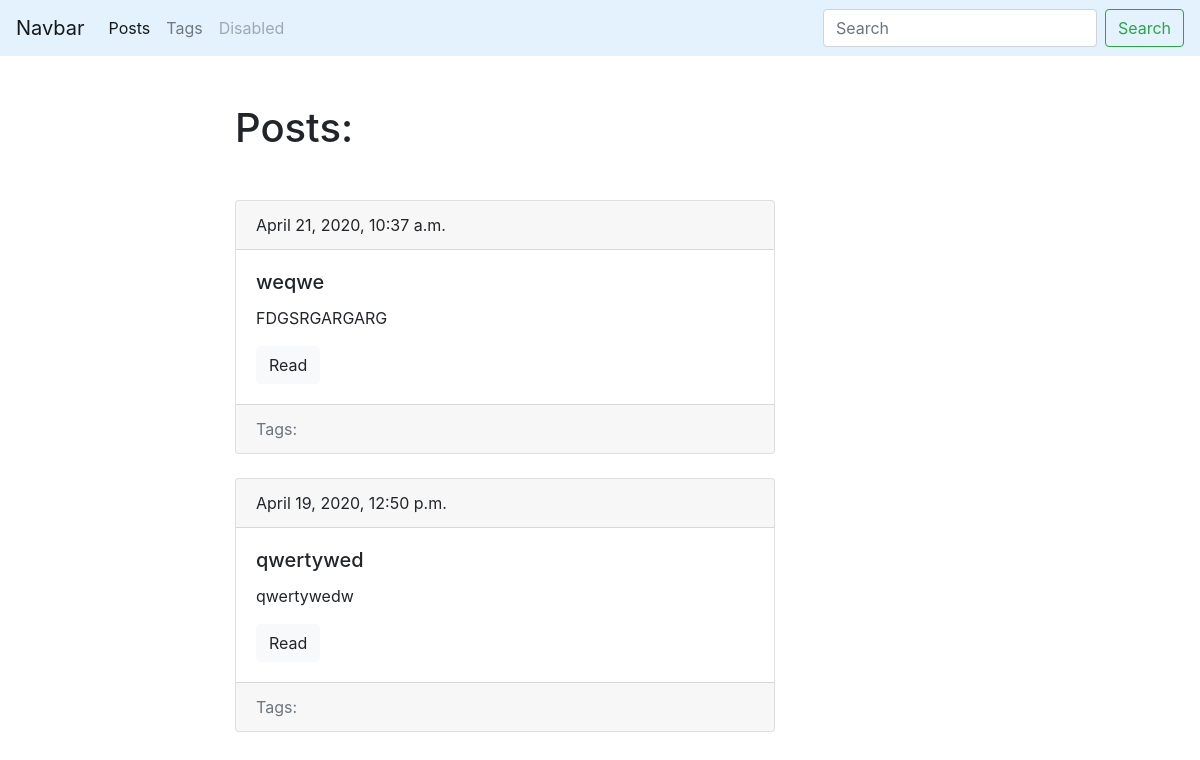
The app's page /Arizona/, older data.
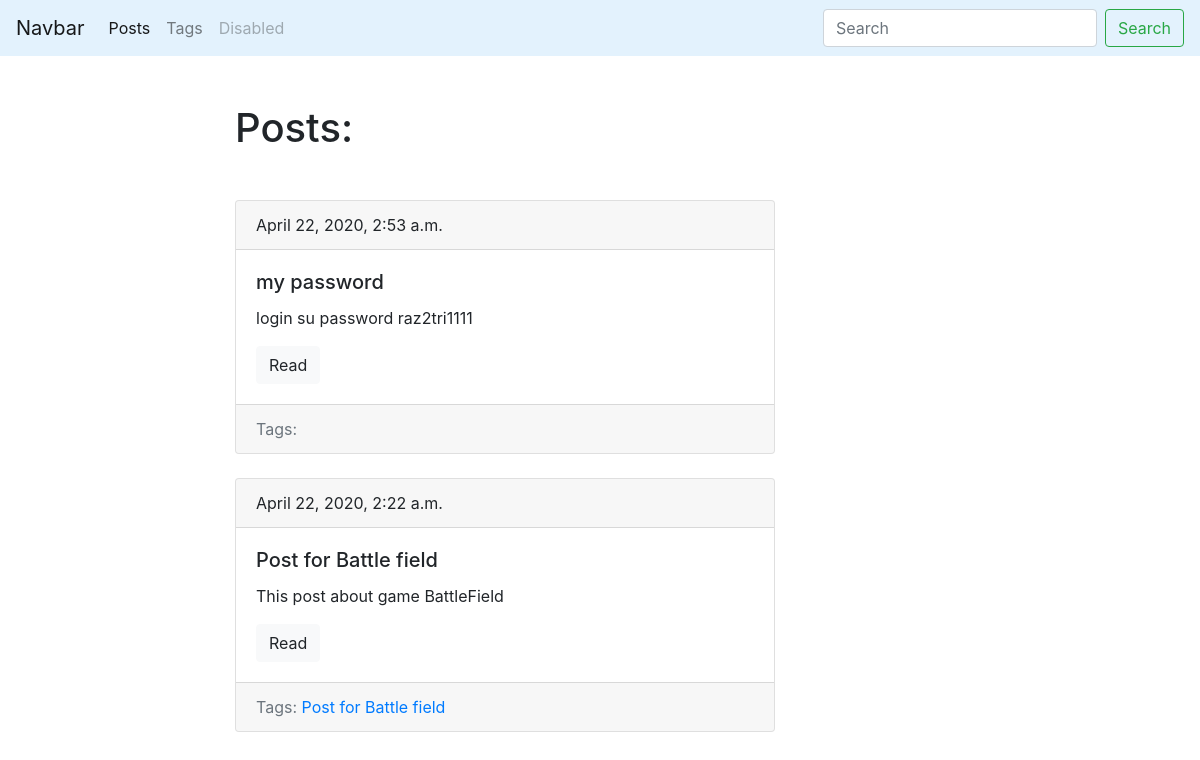
The same page, newer data.
### Arizona/models.py (models this page shows, shortened)
class Post(models.Model):
	title = models.CharField(max_length=150, db_index=True)
	slug = models.SlugField(max_length=150,blank=True, unique=True)
	body = models.TextField(blank=True, db_index=True)
	tags = models.ManyToManyField('Tag', blank=True, related_name='posts')####This
	date_pub = models.DateTimeField(auto_now_add=True)
	def get_absolute_url(self):
		return reverse('post_detail_url', kwargs={'slug':self.slug})
	class Meta:
		ordering = ['-date_pub']

class Tag(models.Model):
	title = models.CharField(max_length=50)
	slug = models.SlugField(max_length=50, unique=True)
	def get_absolute_url(self):
		return reverse('tag_detail_url', kwargs={'slug':self.slug})
	class Meta:
		ordering = ['title']

### Arizona/views.py (the view)
# urls.py: path('' ,posts_list, name='posts_list_url'),
def posts_list(request):
	search_query = request.GET.get('search','')
	if search_query:
		posts = Post.objects.filter(Q(title__icontains=search_query) or Q(body__icontains=search_query))
	else:
		posts = Post.objects.all()
	paginator = Paginator(posts, 10)
	page_number = request.GET.get('page',1)
	page = paginator.get_page(page_number)
	is_paginated = page.has_other_pages()
	if page.has_previous():
		prev_url = '?page={}'.format(page.previous_page_number())
	else:
		prev_url = ''
	if page.has_next():
		next_url = '?page={}'.format(page.next_page_number())
	else:
		next_url = ''
	context = {
	'page_object': page,
	'is_paginated': is_paginated,
	'next_url': next_url,
	'prev_url': prev_url
	}
	return render(request,'Arizona/index.html',context=context)

### Arizona/templates/Arizona/index.html (shortened to what this page needs)
{%extends 'Arizona/base_Arizona.html'%}
{%block content%}
<h1 class="mb-5">Posts:</h1>
{% for post in page_object.object_list%}
{% include 'Arizona/includes/post_card_template.html' %}
{%endfor%}
{%endblock%}

### Arizona/templates/Arizona/includes/post_card_template.html
	<div class="card mb-4">
  <div class="card-header">
    {{post.date_pub}}
  </div>
  <div class="card-body">
    <h5 class="card-title">{{post.title}}</h5>
    <p class="card-text">{{post.body|truncatewords:15}}</p>
    <a href="{{post.get_absolute_url}}" class="btn btn-light">Read</a>
  </div>
  <div class="card-footer text-muted">
    Tags:
    {% for tag in post.tags.all%}
    <a href="{{ tag.get_absolute_url}}">{{ tag.title }}</a>
    {% endfor %}
  </div>
</div>

Row changes from the older to the newer data that the page shows:
removed Post: date_pub "April 21, 2020, 10:37 a.m.", title "weqwe", body "FDGSRGARGARG"
removed Post: date_pub "April 19, 2020, 12:50 p.m.", title "qwertywed", body "qwertywedw"
added Post: date_pub "April 22, 2020, 2:53 a.m.", title "my password", body "login su password raz2tri1111"
added Post: date_pub "April 22, 2020, 2:22 a.m.", title "Post for Battle field", body "This post about game BattleField"
added Tag: title "Post for Battle field"
